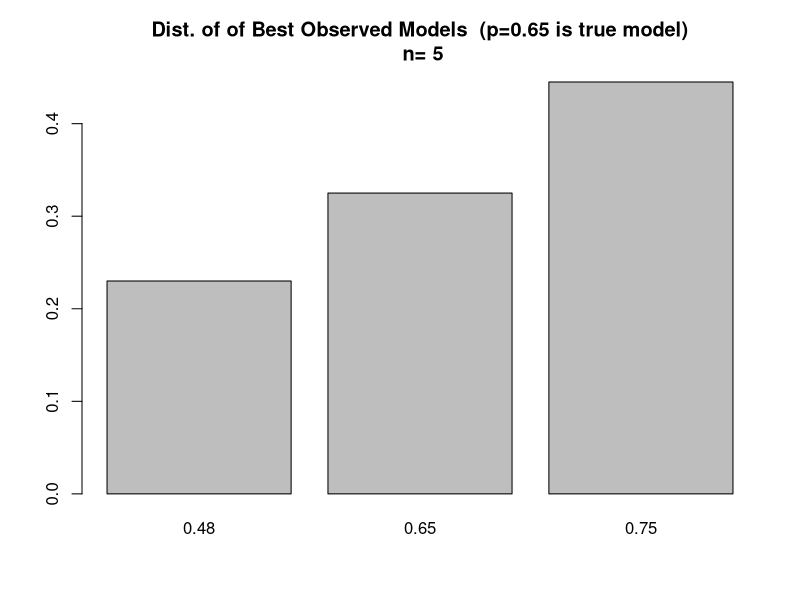
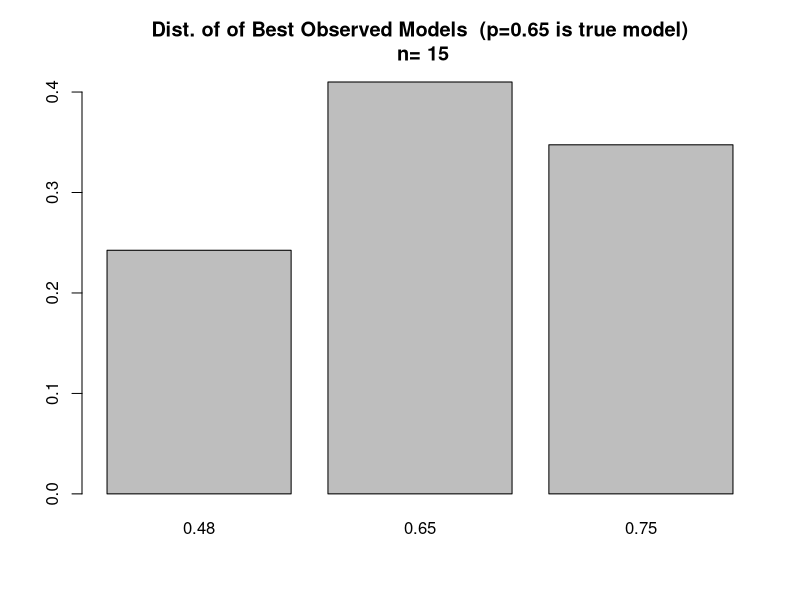
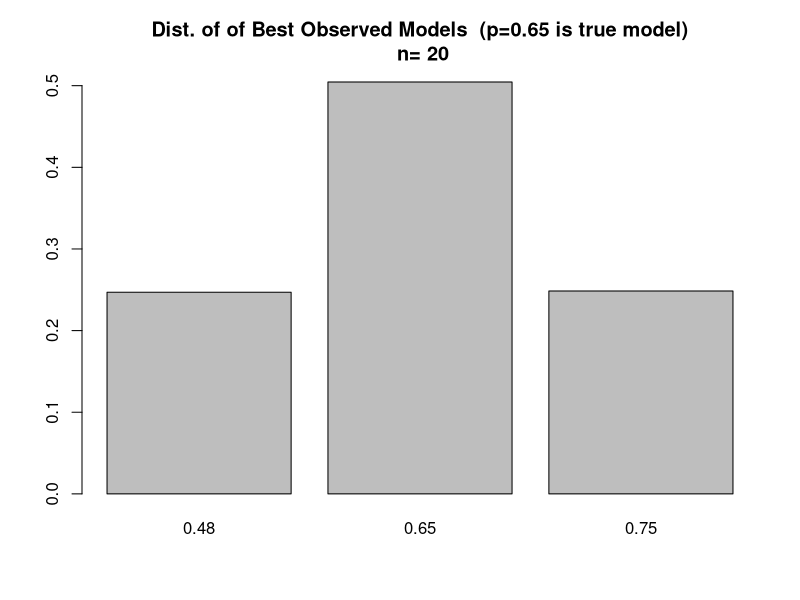
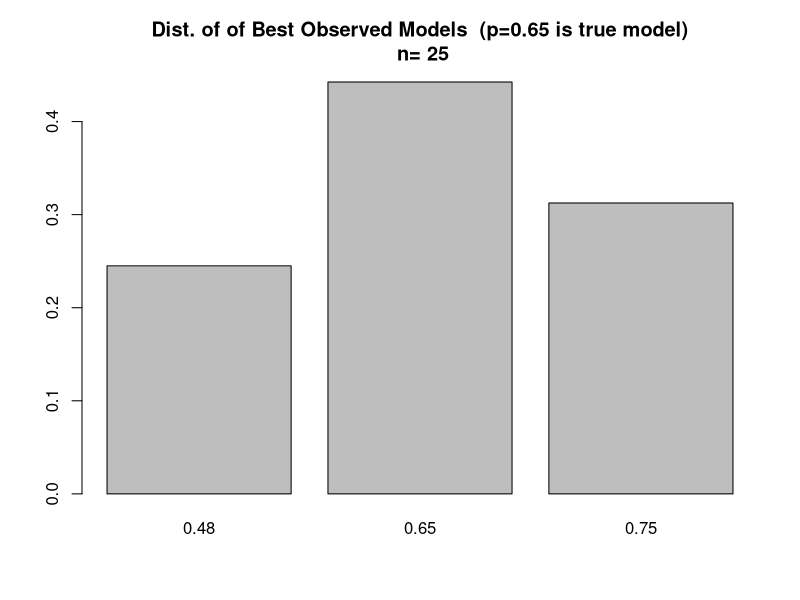
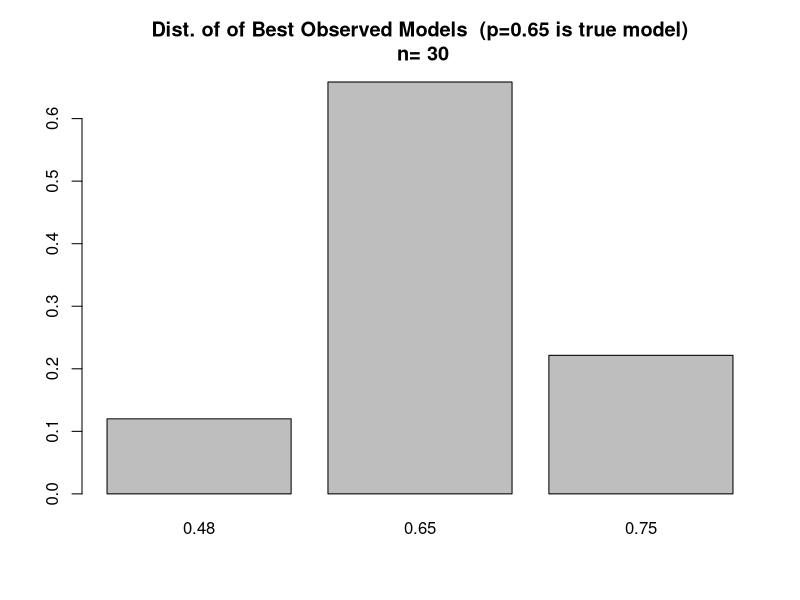
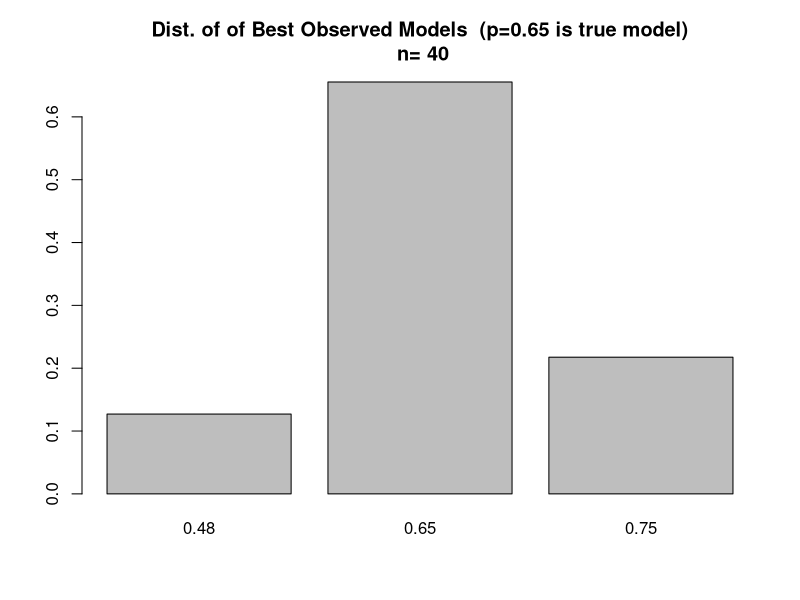
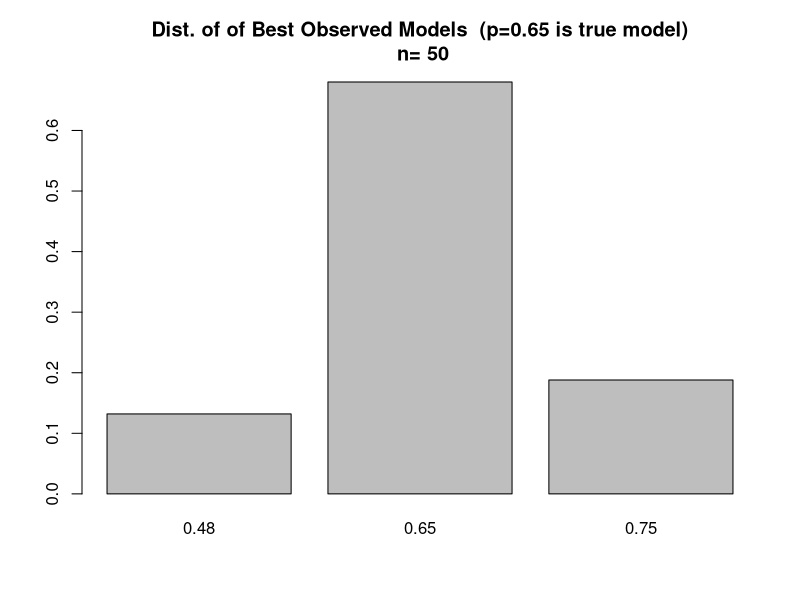
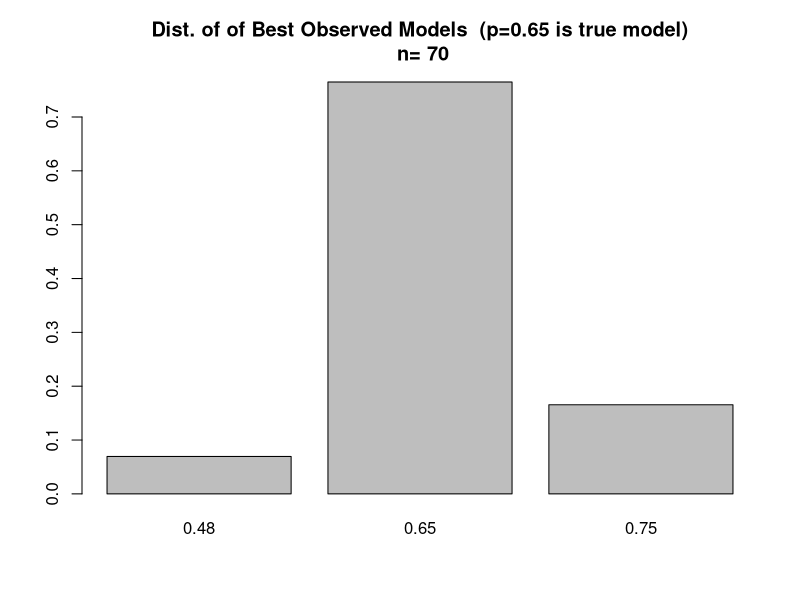

The R source for these figures, in order: (Note: a time limit stopped this script after it produced the figures.)
#####################################################################
#                       Description
#####################################################################

# This script assesses asymptotic error probabilities for ECIC
# for a model set of three Bernoulli distributions with parameters
# 0.48,0.65, and 0.75
# We simulate 3 scenarios:
# Scenario #1: The true probability distribution is a Bernoulli 
# distribution with p=0.65
# Scenario #2: The true probability distribution is a Bernoulli
# distribution with p=0.68
# The purpose of this simulation study is to hopefully demonstrate that
# both the type 1 error rate (false positive rate) remains less than 
# or equal to a pre-specified value for all selected sample sizes and
# asymptotically approaches zero for both scenario #1 (true model 
# exists in the model set) and scenario #2 (true model does not 
# exist in the model set)
# Note that we will use a simplified version of ECIC since we will
# take the parameters for each model to be fixed and
# thus do not need to undergo MLE estimation and correction as in the
# original algorithm

#####################################################################
#                       Functions
#####################################################################

# compute the log likelihood for a Bernoulli distribution 
LLBern <- function(dat,p)
{
  LL <- log(p)*sum(dat) + log(1-p)*sum(1-dat)
  return(LL)
}

# a general function for computing the DGOF
DGOFGenComp <- function(ICScores)
{
  DGOF <- min(ICScores)-min(ICScores[-which.min(ICScores)])
  return(DGOF)
}

# compute the difference in goodness of fit statistic for the DGOF simulation
# in step 4c of ECIC
DGOFSimComp <- function(ICScores,MbInd)
{
  DGOF <- ICScores[MbInd] - min(ICScores[-MbInd])
  return(DGOF)
}

#####################################################################
#                      Load Packages/Data Generation
#####################################################################

# store parameters for the model set 
M <- c(0.48,0.65,0.75)
# store the cardinality of the model set
MLen <- length(M)
# Create 2 lists of matrices that hold data generated from
# a Bernoulli distribution
# the first list will possess data generated from a Bernoulli distribution
# with p=0.65 and the second with p=0.68
# Each element of each list will correspond to different sample sizes (see ns below)
# store the true parameter for scenario #1 and scenario #2
truePS1 <- 0.65
truePS2 <- 0.68
# set different sample sizes
ns <- c(5,15,20,25,30,40,50,70,150)
# store the cardinality of the sample sizes
nsLen <- length(ns)
# set the number of draws for each sample size
noDraws <- 2000
datList1 <- list()
datList2 <- list()
set.seed(222)
for(i in 1:nsLen)
{
  tempN <- ns[i]
  # simulate for model set 1
  # draw from a Bernoulli dist with current n & p
  tempDraws <- rbinom(n=tempN*noDraws,size=1,prob=truePS1)
  # convert vector of draws into a matrix of multiple draws
  tempDraws <- matrix(data=tempDraws,nrow=tempN,ncol=noDraws)
  # store matrix as the draws that are each of sample size tempN
  datList1[[i]] <- tempDraws
  colnames(datList1[[i]]) <- paste("Draw",1:noDraws,sep="")
  # simulate for model set 2
  # draw from a Bernoulli dist with current n & p
  tempDraws <- rbinom(n=tempN*noDraws,size=1,prob=truePS2)
  # convert vector of draws into a matrix of multiple draws
  tempDraws <- matrix(data=tempDraws,nrow=tempN,ncol=noDraws)
  # store matrix as the draws that are each of sample size tempN 
  datList2[[i]] <- tempDraws
  colnames(datList2[[i]]) <- paste("Draw",1:noDraws,sep="")
}
# set names for datLists
names(datList1) <- paste("True p=0.65,n=",ns,sep="")
names(datList2) <- paste("True p=0.65,n=",ns,sep="")

#####################################################################
#                      Run Study for Scenario 1
#####################################################################

# ECIC step #1
# compute the IC under each model in the model set for each sample size
ICComps <- list()
for(i in 1:nsLen)
{
  # MLenXnoDraws matrix holding the IC value for the 3 models for each draw
  tempMat <- matrix(NA,nrow=MLen,ncol=noDraws)
  for(j in 1:MLen)
  {
    tempICs <- -1*apply(X=datList1[[i]],MARGIN=2,FUN=function(x) LLBern(x,p=M[j]))
    tempMat[j,] <- tempICs
  }
  ICComps[[i]] <- tempMat
  # columns are draws and rows are the IC evaluated under different parameter values
  rownames(ICComps[[i]]) <- paste("IC Under p=",M,sep="")
  colnames(ICComps[[i]]) <- paste("Draw",1:noDraws,sep="")
}
names(ICComps) <- paste("True p=0.65,Draws of n=",ns,sep="")

# ECIC step #2
# apply which.min(x) across each column of each matrix in the ICComps list 
# to determine the observed best models
# list of length nsLen of 3XnoDraws vectors in each element that holds the lowest 
# IC score for each draw of each sample size
MbList <- list()
for(i in 1:nsLen)
{
  MbList[[i]] <- apply(X=ICComps[[i]],MARGIN=2,FUN=function(x) M[which.min(x)])
}
names(MbList) <- paste("Draws of n=",ns,",Mbs",sep="")

# make barplots for the percentage of the time each model was chosen as best for each sample size
for(i in 1:nsLen)
{
  # get the frequencies of models selected as best
  tempTable <- table(MbList[[i]])
  barplot(tempTable/noDraws,main=paste("Dist. of of Best Observed Models  (p=0.65 is true model)\n n=",ns[i]))
}

# list to store the observed best DGOF for each draw of each sample size
obsDGOFs <- list() 
# ECIC step #3
# compute the observed DGOFs
for(i in 1:nsLen)
{
  # compute the observed DGOFs for each draw of each sample size
  obsDGOFs[[i]] <- apply(X=ICComps[[i]],MARGIN=2,FUN=function(x) DGOFGenComp(x))
}
names(obsDGOFs) <- paste("Draws of n=",ns,",Observed DGOFs",sep="")

# sample size for estimating the probability of choosing the observed best model under the assumption an
# alternative model is true
N1 <- 2000
# sample size for simulating the DGOF distribution under the assumption that an alternative model is true
N2 <- 4000
# pre-specified type 1 error rate
alpha <- 0.05

# compute data from simulated models in ECIC step #4 in 
# advance to ease computational burden
# simDat1List holds the datasets to estimate \hat{\pi_i}=P_i(g(F)=M_b)
# simDat2List holds the datasets to estimate the DGOF distributions \Delta f_i
simDat1List <- list()
simDat2List <- list()
# initialize the above lists' elements as lists
for(i in 1:nsLen)
{
  simDat1List[[i]] <- list()
  simDat2List[[i]] <- list()
}

set.seed(19)
# simulate data for each sample size and probability in the model set
for(i in 1:nsLen) # i indexes sample sizes,
{
  tempN <- ns[i]
  for(j in 1:MLen) #  j indexes the assumed true probability
  {
    simDat1List[[i]][[j]] <- rbinom(n=tempN*N1,size=1,prob=M[j])
    simDat1List[[i]][[j]] <- matrix(data=simDat1List[[i]][[j]],nrow=tempN,ncol=N1)
    colnames(simDat1List[[i]][[j]]) <- paste("Draw",1:N1,sep="")
    simDat2List[[i]][[j]] <- rbinom(n=tempN*N2,size=1,prob=M[j])
    simDat2List[[i]][[j]] <- matrix(data=simDat2List[[i]][[j]],nrow=tempN,ncol=N2)
    colnames(simDat2List[[i]][[j]]) <- paste("Draw",1:N2,sep="")
  }
  names(simDat1List[[i]]) <- paste("True p=",M,sep="")
  names(simDat2List[[i]]) <- paste("True p=",M,sep="")
}
names(simDat1List) <- paste("Draws of n=",ns)
names(simDat2List) <- paste("Draws of n=",ns)

# each element in these lists will hold matrices of the -LL's under the 
# probabilities in the model sets for all draws of each sample size and 
# generating probability
ICsSimDat1 <- list()
ICsSimDat2 <- list()
# initialize the above lists' elements as lists 
for(i in 1:nsLen)
{
  ICsSimDat1[[i]] <- list()
  ICsSimDat2[[i]] <- list()
}

for(i in 1:nsLen) # i indexes sample sizes
{
  tempN <- ns[i]
  for(j in 1:MLen) # j indexes the assumed true probability 
  {
    # MLenXN1 matrix to store -LL's 
    tempMat1 <- matrix(NA,nrow=MLen,ncol=N1)
    colnames(tempMat1) <- paste("Draw",1:N1,sep="")
    # MLenXN2 matrix to store -LL's 
    tempMat2 <- matrix(NA,nrow=MLen,ncol=N2)
    colnames(tempMat2) <- paste("Draw",1:N2,sep="")
    tempDraws1 <- simDat1List[[i]][[j]] 
    tempDraws2 <- simDat2List[[i]][[j]] 
    for(k in 1:MLen) # compute -LL's under different parameters in the model set
    {
      tempICs1 <- -1*apply(X=tempDraws1,MARGIN=2,FUN=function(x) LLBern(x,p=M[k]))
      tempICs2 <- -1*apply(X=tempDraws2,MARGIN=2,FUN=function(x) LLBern(x,p=M[k]))
      tempMat1[k,] <- tempICs1
      tempMat2[k,] <- tempICs2
    }
    ICsSimDat1[[i]][[j]] <- tempMat1
    ICsSimDat2[[i]][[j]] <- tempMat2
    rownames(ICsSimDat1[[i]][[j]]) <- paste("-LL Under p=",M,sep="")
    rownames(ICsSimDat2[[i]][[j]]) <- paste("-LL Under p=",M,sep="")
  }
  names(ICsSimDat1[[i]]) <- paste("True p=",M,sep="")
  names(ICsSimDat2[[i]]) <- paste("True p=",M,sep="")
}
names(ICsSimDat1) <- paste("Draws of n=",ns,sep="")
names(ICsSimDat2) <- paste("Draws of n=",ns,sep="")

# determine the models with the minimum IC for each set of draws
minICList <- list()
for(i in 1:nsLen)
{
  minICList[[i]] <- list()
}

for(i in 1:nsLen) # i indexes sample size
{
  for(j in 1:MLen) # j indexes assumed true parameter
  {
    minICList[[i]][[j]] <- apply(ICsSimDat1[[i]][[j]],MARGIN=2,FUN=function(x) M[which.min(x)])
  }
  names(minICList[[i]]) <- paste("True p=",M,sep="")
}
names(minICList) <- paste("Draws of n=",ns,sep="")

# create a list of matrices that hold P_i(g(F)=M_b)
piHatList <- list()
for(i in 1:nsLen) # indexes the sample size
{
  tempMat <- matrix(data=NA,nrow=MLen,ncol=MLen)
  rownames(tempMat) <- paste("true p=",M,sep="")
  colnames(tempMat) <- paste("% of time p=",M," observed best ",sep="")
  for(j in 1:MLen) # indexes the true generating probability
  {
    for(k in 1:MLen) # indexes the times that the kth prob is selected as best
    {
      tempMat[j,k] <- sum(minICList[[i]][[j]]==M[k])/N1
    }
  }
  piHatList[[i]] <- tempMat
}
names(piHatList) <- paste("Draws of n=",ns,sep="")

# list to store the quantiles from alpha/P(Mb=M)
# tauHatList <- list()
# for(i in 1:nsLen)
#{
#  tauHatList[[i]] <- list()
#}

#for(i in 1:nsLen)
#{
#  tempMat <- piHatList[[i]]
#  tempMat <- alpha/tempMat
  # if alpha/pi_hat >1, adjust the value down to 1
#  tempMat[tempMat>1] <- 1
#  colnames(tempMat) <- paste("tauth percentile using (p=",M," observed best) ",sep="")
#  tauHatList[[i]] <- tempMat
#}
#names(tauHatList) <- paste("Draws of n=",ns,sep="")

# compute the DGOF distributions as in step 4c) of ECIC
DGOFList <- list()
for(i in 1:nsLen)
{
  DGOFList[[i]] <- list()
}

for(i in 1:nsLen) # index the sample size
{
  for(j in 1:MLen) # index the true generating probability 
  {
    tempDat <- ICsSimDat2[[i]][[j]]
    # matrix to store the DGOF distributions under the assumption that model k is
    # the observed best index
    tempMat <- matrix(NA,nrow=MLen,ncol=N2)
    colnames(tempMat) <- paste("Draw",1:N2,sep="")
    for(k in 1:MLen) #index the model assumed to be best
    {
      tempDGOFs <- apply(tempDat,MARGIN=2,FUN=function(x) DGOFSimComp(x,MbInd=k))
      tempMat[k,] <- tempDGOFs # store row as DGOF distribution
    }
    DGOFList[[i]][[j]] <- tempMat
    rownames(DGOFList[[i]][[j]]) <- paste("DGOFs,M_b=",M,sep="")
  }
  names(DGOFList[[i]]) <- paste("True p=",M,sep="")
}
names(DGOFList) <- paste("Draws of n=",ns,sep="")

# ECIC steps #4 and #5
# go through each of the alternative models, assume they are true, and compute quantiles
# i indexes sample size, j indexes models in the alternative set, and k indexes models in the full set
# list to store accept or reject decisions by sample size
aorRList <- list()
# list to store the decision thresholds
thresholds <- list()

for(i in 1:nsLen) # index sample size
{
  tempAorRVec <- rep(NA,noDraws)
  tempMatrix <- matrix(NA,nrow=noDraws,ncol=MLen-1) 
  for(j in 1:noDraws) #go through each draw for each sample size and perform ECIC
  {
    # identify the observed best model
    tempMbInd <- which(M==MbList[[i]][j])
    # identify the observed DGOF
    tempObsDGOF <- obsDGOFs[[i]][j]
    # identify the alternative models
    altModels <- M[-tempMbInd]
    tempDGOFQuantiles <- rep(NA,MLen-1)
    for(k in 1:(MLen-1)) # assume k is index for the true model
    {
      # now just retrieve the quantile and DGOF distribution
      # to compare it to the observed DGOF
      curAltModel <- altModels[k]
      curAltModelInd <- which(M==curAltModel)
      probThisFalseMbInd <-piHatList[[i]][curAltModelInd,tempMbInd]
      totalProbFalseMb <- sum(piHatList[[i]][curAltModelInd,-curAltModelInd])
      tempTau <- alpha*probThisFalseMbInd/totalProbFalseMb
      if(tempTau>1) tempTau <- 1
      tempDGOFs <- DGOFList[[i]][[curAltModelInd]][tempMbInd,]
      tempDGOFQuantiles[k] <- quantile(tempDGOFs,probs=tempTau)
    }
    tempMatrix[j,] <- tempDGOFQuantiles
    # take the alternative model quantile estimates
    tempFinQuantile <- min(tempDGOFQuantiles)
    # store 1 if observed model is chosen as best and 0 otherwise
    tempAorRVec[j] <- ifelse(test=tempObsDGOF<tempFinQuantile,yes=1,no=0)
  }
  thresholds[[i]] <- tempMatrix
  aorRList[[i]] <- tempAorRVec
  print(i)
}

# assess observed best model with ECIC choice
assessList <- list()
for(i in 1:nsLen)
{
  assessList[[i]] <- rbind(MbList[[i]],aorRList[[i]])
}

DecisionRates <- sapply(X=assessList,FUN=function(x) sum(x[2,])/noDraws)
plot(x=ns,y=DecisionRates,main="Proportion of runs a model was selected",
     xlab="Sample Size",ylab="% of a model was selected",pch=16,ylim = c(0,1))
# take a look at type 1 error rate
# subset assess list by only when a decision was made i.e. second row = 1
decAssessList <- lapply(X=assessList,FUN=function(x) x[,x[2,]==1])
# compute type 1 error rate
t1ErrorRates <- sapply(X=decAssessList,FUN=function(x) sum(x[1,]!=truePS1)/noDraws)
plot(x=ns,y=t1ErrorRates,main=c("Type 1 Error Rates by Sample Size at alpha=",alpha),
     xlab="Sample Size",ylab="% of Time Wrong Best Model Selected",pch=16,ylim = c(0,2*alpha))
CorrectRates <- sapply(X=decAssessList,FUN=function(x) sum(x[1,]==truePS1)/noDraws)
plot(x=ns,y=CorrectRates,main="Rate that correct model was selected",
     xlab="Sample Size",ylab="% of Time correct model chosen",pch=16,ylim = c(0,1))

# Due to the discreteness of the DGOF distribution, we cannot precisely control the 
# error rates. Let's see what happens when we use the use the next smallest value
# as the quantile for a more conservative estimate
aorRList <- list()
# list to store the decision thresholds
thresholds <- list()

for(i in 1:nsLen) # index sample size
{
  tempAorRVec <- rep(NA,noDraws)
  tempMatrix <- matrix(NA,nrow=noDraws,ncol=MLen-1) 
  for(j in 1:noDraws) #go through each draw for each sample size and perform ECIC
  {
    # identify the observed best model
    tempMbInd <- which(M==MbList[[i]][j])
    # identify the observed DGOF
    tempObsDGOF <- obsDGOFs[[i]][j]
    # identify the alternative models
    altModels <- M[-tempMbInd]
    tempDGOFQuantiles <- rep(NA,MLen-1)
    for(k in 1:(MLen-1)) # assume k is index for the true model
    {
      # now just retrieve the quantile and DGOF distribution
      # to compare it to the observed DGOF
      curAltModel <- altModels[k]
      curAltModelInd <- which(M==curAltModel)
      probThisFalseMbInd <-piHatList[[i]][curAltModelInd,tempMbInd]
      totalProbFalseMb <- sum(piHatList[[i]][curAltModelInd,-curAltModelInd])
      tempTau <- alpha*probThisFalseMbInd/totalProbFalseMb
      if(tempTau>1) tempTau <- 1
      tempDGOFs <- DGOFList[[i]][[curAltModelInd]][tempMbInd,]
      uniqueDGOFs <- sort(unique(tempDGOFs))
      # check on type here later
      tempQuant <- quantile(tempDGOFs,probs=tempTau,type=1)
      tempQuantInd <- which(uniqueDGOFs==tempQuant)
      # adjust quantile to next smallest value if there exists one
      if(tempQuantInd>1)
        tempQuant <- uniqueDGOFs[tempQuantInd-1]
      tempDGOFQuantiles[k] <- tempQuant
    }
    tempMatrix[j,] <- tempDGOFQuantiles
    # take the alternative model quantile estimates
    tempFinQuantile <- min(tempDGOFQuantiles)
    # store 1 if observed model is chosen as best and 0 otherwise
    tempAorRVec[j] <- ifelse(test=tempObsDGOF<tempFinQuantile,yes=1,no=0)
  }
  thresholds[[i]] <- tempMatrix
  aorRList[[i]] <- tempAorRVec
  print(i)
}

# assess observed best model with ECIC choice
assessList <- list()
for(i in 1:nsLen)
{
  assessList[[i]] <- rbind(MbList[[i]],aorRList[[i]])
}

DecisionRates <- sapply(X=assessList,FUN=function(x) sum(x[2,])/noDraws)
plot(x=ns,y=DecisionRates,main="Proportion of runs a model was selected",
     xlab="Sample Size",ylab="% of a model was selected",pch=16,ylim = c(0,1))
# take a look at type 1 error rate
# subset assess list by only when a decision was made i.e. second row = 1
decAssessList <- lapply(X=assessList,FUN=function(x) x[,x[2,]==1])
# compute type 1 error rate
t1ErrorRates <- sapply(X=decAssessList,FUN=function(x) sum(x[1,]!=truePS1)/noDraws)
plot(x=ns,y=t1ErrorRates,main=c("Type 1 Error Rates by Sample Size at alpha=",alpha),
     xlab="Sample Size",ylab="% of Time Wrong Best Model Selected",pch=16,ylim = c(0,2*alpha))
CorrectRates <- sapply(X=decAssessList,FUN=function(x) sum(x[1,]==truePS1)/noDraws)
plot(x=ns,y=CorrectRates,main="Rate that correct model was selected",
     xlab="Sample Size",ylab="% of Time correct model chosen",pch=16,ylim = c(0,1))

#####################################################################
#                      Run Study for Scenario 2
#####################################################################

# ECIC step #1
# compute the IC under each model in the model set for each sample size
ICComps <- list()
for(i in 1:nsLen)
{
  # MLenXnoDraws matrix holding the IC value for the 3 models for each draw
  tempMat <- matrix(NA,nrow=MLen,ncol=noDraws)
  for(j in 1:MLen)
  {
    tempICs <- -1*apply(X=datList2[[i]],MARGIN=2,FUN=function(x) LLBern(x,p=M[j]))
    tempMat[j,] <- tempICs
  }
  ICComps[[i]] <- tempMat
  # columns are draws and rows are the IC evaluated under different parameter values
  rownames(ICComps[[i]]) <- paste("IC Under p=",M,sep="")
  colnames(ICComps[[i]]) <- paste("Draw",1:noDraws,sep="")
}
names(ICComps) <- paste("True p=0.65,Draws of n=",ns,sep="")

# ECIC step #2
# apply which.min(x) across each column of each matrix in the ICComps list 
# to determine the observed best models
# list of length nsLen of 3XnoDraws vectors in each element that holds the lowest 
# IC score for each draw of each sample size
MbList <- list()
for(i in 1:nsLen)
{
  MbList[[i]] <- apply(X=ICComps[[i]],MARGIN=2,FUN=function(x) M[which.min(x)])
}
names(MbList) <- paste("Draws of n=",ns,",Mbs",sep="")

# make barplots for the percentage of the time each model was chosen as best for each sample size
for(i in 1:nsLen)
{
  # get the frequencies of models selected as best
  tempTable <- table(MbList[[i]])
  barplot(tempTable/noDraws,main=paste("Dist. of of Best Observed Models  (p=0.65 is true model)\n n=",ns[i]))
}

# list to store the observed best DGOF for each draw of each sample size
obsDGOFs <- list() 
# ECIC step #3
# compute the observed DGOFs
for(i in 1:nsLen)
{
  # compute the observed DGOFs for each draw of each sample size
  obsDGOFs[[i]] <- apply(X=ICComps[[i]],MARGIN=2,FUN=function(x) DGOFGenComp(x))
}
names(obsDGOFs) <- paste("Draws of n=",ns,",Observed DGOFs",sep="")

# sample size for estimating the probability of choosing the observed best model under the assumption an
# alternative model is true
N1 <- 2000
# sample size for simulating the DGOF distribution under the assumption that an alternative model is true
N2 <- 4000
# pre-specified type 1 error rate
alpha <- 0.05

# compute data from simulated models in ECIC step #4 in 
# advance to ease computational burden
# simDat1List holds the datasets to estimate \hat{\pi_i}=P_i(g(F)=M_b)
# simDat2List holds the datasets to estimate the DGOF distributions \Delta f_i
simDat1List <- list()
simDat2List <- list()
# initialize the above lists' elements as lists
for(i in 1:nsLen)
{
  simDat1List[[i]] <- list()
  simDat2List[[i]] <- list()
}

set.seed(19)
# simulate data for each sample size and probability in the model set
for(i in 1:nsLen) # i indexes sample sizes,
{
  tempN <- ns[i]
  for(j in 1:MLen) #  j indexes the assumed true probability
  {
    simDat1List[[i]][[j]] <- rbinom(n=tempN*N1,size=1,prob=M[j])
    simDat1List[[i]][[j]] <- matrix(data=simDat1List[[i]][[j]],nrow=tempN,ncol=N1)
    colnames(simDat1List[[i]][[j]]) <- paste("Draw",1:N1,sep="")
    simDat2List[[i]][[j]] <- rbinom(n=tempN*N2,size=1,prob=M[j])
    simDat2List[[i]][[j]] <- matrix(data=simDat2List[[i]][[j]],nrow=tempN,ncol=N2)
    colnames(simDat2List[[i]][[j]]) <- paste("Draw",1:N2,sep="")
  }
  names(simDat1List[[i]]) <- paste("True p=",M,sep="")
  names(simDat2List[[i]]) <- paste("True p=",M,sep="")
}
names(simDat1List) <- paste("Draws of n=",ns)
names(simDat2List) <- paste("Draws of n=",ns)

# each element in these lists will hold matrices of the -LL's under the 
# probabilities in the model sets for all draws of each sample size and 
# generating probability
ICsSimDat1 <- list()
ICsSimDat2 <- list()
# initialize the above lists' elements as lists 
for(i in 1:nsLen)
{
  ICsSimDat1[[i]] <- list()
  ICsSimDat2[[i]] <- list()
}

for(i in 1:nsLen) # i indexes sample sizes
{
  tempN <- ns[i]
  for(j in 1:MLen) # j indexes the assumed true probability 
  {
    # MLenXN1 matrix to store -LL's 
    tempMat1 <- matrix(NA,nrow=MLen,ncol=N1)
    colnames(tempMat1) <- paste("Draw",1:N1,sep="")
    # MLenXN2 matrix to store -LL's 
    tempMat2 <- matrix(NA,nrow=MLen,ncol=N2)
    colnames(tempMat2) <- paste("Draw",1:N2,sep="")
    tempDraws1 <- simDat1List[[i]][[j]] 
    tempDraws2 <- simDat2List[[i]][[j]] 
    for(k in 1:MLen) # compute -LL's under different parameters in the model set
    {
      tempICs1 <- -1*apply(X=tempDraws1,MARGIN=2,FUN=function(x) LLBern(x,p=M[k]))
      tempICs2 <- -1*apply(X=tempDraws2,MARGIN=2,FUN=function(x) LLBern(x,p=M[k]))
      tempMat1[k,] <- tempICs1
      tempMat2[k,] <- tempICs2
    }
    ICsSimDat1[[i]][[j]] <- tempMat1
    ICsSimDat2[[i]][[j]] <- tempMat2
    rownames(ICsSimDat1[[i]][[j]]) <- paste("-LL Under p=",M,sep="")
    rownames(ICsSimDat2[[i]][[j]]) <- paste("-LL Under p=",M,sep="")
  }
  names(ICsSimDat1[[i]]) <- paste("True p=",M,sep="")
  names(ICsSimDat2[[i]]) <- paste("True p=",M,sep="")
}
names(ICsSimDat1) <- paste("Draws of n=",ns,sep="")
names(ICsSimDat2) <- paste("Draws of n=",ns,sep="")

# determine the models with the minimum IC for each set of draws
minICList <- list()
for(i in 1:nsLen)
{
  minICList[[i]] <- list()
}

for(i in 1:nsLen) # i indexes sample size
{
  for(j in 1:MLen) # j indexes assumed true parameter
  {
    minICList[[i]][[j]] <- apply(ICsSimDat1[[i]][[j]],MARGIN=2,FUN=function(x) M[which.min(x)])
  }
  names(minICList[[i]]) <- paste("True p=",M,sep="")
}
names(minICList) <- paste("Draws of n=",ns,sep="")

# create a list of matrices that hold P_i(g(F)=M_b)
piHatList <- list()
for(i in 1:nsLen) # indexes the sample size
{
  tempMat <- matrix(data=NA,nrow=MLen,ncol=MLen)
  rownames(tempMat) <- paste("true p=",M,sep="")
  colnames(tempMat) <- paste("% of time p=",M," observed best ",sep="")
  for(j in 1:MLen) # indexes the true generating probability
  {
    for(k in 1:MLen) # indexes the times that the kth prob is selected as best
    {
      tempMat[j,k] <- sum(minICList[[i]][[j]]==M[k])/N1
    }
  }
  piHatList[[i]] <- tempMat
}
names(piHatList) <- paste("Draws of n=",ns,sep="")

# list to store the quantiles from alpha/P(Mb=M)
# tauHatList <- list()
# for(i in 1:nsLen)
#{
#  tauHatList[[i]] <- list()
#}

#for(i in 1:nsLen)
#{
#  tempMat <- piHatList[[i]]
#  tempMat <- alpha/tempMat
# if alpha/pi_hat >1, adjust the value down to 1
#  tempMat[tempMat>1] <- 1
#  colnames(tempMat) <- paste("tauth percentile using (p=",M," observed best) ",sep="")
#  tauHatList[[i]] <- tempMat
#}
#names(tauHatList) <- paste("Draws of n=",ns,sep="")

# compute the DGOF distributions as in step 4c) of ECIC
DGOFList <- list()
for(i in 1:nsLen)
{
  DGOFList[[i]] <- list()
}

for(i in 1:nsLen) # index the sample size
{
  for(j in 1:MLen) # index the true generating probability 
  {
    tempDat <- ICsSimDat2[[i]][[j]]
    # matrix to store the DGOF distributions under the assumption that model k is
    # the observed best index
    tempMat <- matrix(NA,nrow=MLen,ncol=N2)
    colnames(tempMat) <- paste("Draw",1:N2,sep="")
    for(k in 1:MLen) #index the model assumed to be best
    {
      tempDGOFs <- apply(tempDat,MARGIN=2,FUN=function(x) DGOFSimComp(x,MbInd=k))
      tempMat[k,] <- tempDGOFs # store row as DGOF distribution
    }
    DGOFList[[i]][[j]] <- tempMat
    rownames(DGOFList[[i]][[j]]) <- paste("DGOFs,M_b=",M,sep="")
  }
  names(DGOFList[[i]]) <- paste("True p=",M,sep="")
}
names(DGOFList) <- paste("Draws of n=",ns,sep="")

# ECIC steps #4 and #5
# go through each of the alternative models, assume they are true, and compute quantiles
# i indexes sample size, j indexes models in the alternative set, and k indexes models in the full set
# list to store accept or reject decisions by sample size
aorRList <- list()
# list to store the decision thresholds
thresholds <- list()

for(i in 1:nsLen) # index sample size
{
  tempAorRVec <- rep(NA,noDraws)
  tempMatrix <- matrix(NA,nrow=noDraws,ncol=MLen-1) 
  for(j in 1:noDraws) #go through each draw for each sample size and perform ECIC
  {
    # identify the observed best model
    tempMbInd <- which(M==MbList[[i]][j])
    # identify the observed DGOF
    tempObsDGOF <- obsDGOFs[[i]][j]
    # identify the alternative models
    altModels <- M[-tempMbInd]
    tempDGOFQuantiles <- rep(NA,MLen-1)
    for(k in 1:(MLen-1)) # assume k is index for the true model
    {
      # now just retrieve the quantile and DGOF distribution
      # to compare it to the observed DGOF
      curAltModel <- altModels[k]
      curAltModelInd <- which(M==curAltModel)
      probThisFalseMbInd <-piHatList[[i]][curAltModelInd,tempMbInd]
      totalProbFalseMb <- sum(piHatList[[i]][curAltModelInd,-curAltModelInd])
      tempTau <- alpha*probThisFalseMbInd/totalProbFalseMb
      if(tempTau>1) tempTau <- 1
      tempDGOFs <- DGOFList[[i]][[curAltModelInd]][tempMbInd,]
      tempDGOFQuantiles[k] <- quantile(tempDGOFs,probs=tempTau)
    }
    tempMatrix[j,] <- tempDGOFQuantiles
    # take the alternative model quantile estimates
    tempFinQuantile <- min(tempDGOFQuantiles)
    # store 1 if observed model is chosen as best and 0 otherwise
    tempAorRVec[j] <- ifelse(test=tempObsDGOF<tempFinQuantile,yes=1,no=0)
  }
  thresholds[[i]] <- tempMatrix
  aorRList[[i]] <- tempAorRVec
  print(i)
}

# assess observed best model with ECIC choice
assessList <- list()
for(i in 1:nsLen)
{
  assessList[[i]] <- rbind(MbList[[i]],aorRList[[i]])
}

DecisionRates <- sapply(X=assessList,FUN=function(x) sum(x[2,])/noDraws)
plot(x=ns,y=DecisionRates,main="Proportion of runs a model was selected",
     xlab="Sample Size",ylab="% of a model was selected",pch=16,ylim = c(0,1))
# take a look at type 1 error rate
# subset assess list by only when a decision was made i.e. second row = 1
decAssessList <- lapply(X=assessList,FUN=function(x) x[,x[2,]==1])
# compute type 1 error rate
t1ErrorRates <- sapply(X=decAssessList,FUN=function(x) sum(x[1,]!=truePS1)/noDraws)
plot(x=ns,y=t1ErrorRates,main=c("Type 1 Error Rates by Sample Size at alpha=",alpha),
     xlab="Sample Size",ylab="% of Time Wrong Best Model Selected",pch=16,ylim = c(0,2*alpha))
CorrectRates <- sapply(X=decAssessList,FUN=function(x) sum(x[1,]==truePS1)/noDraws)
plot(x=ns,y=CorrectRates,main="Rate that correct model was selected",
     xlab="Sample Size",ylab="% of Time correct model chosen",pch=16,ylim = c(0,1))
